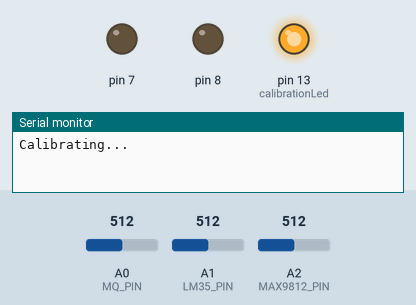
A sketch run on a simulated Arduino Uno, built with avr-gcc and run on an emulated ATmega328P. Shown: output pins drawn as LEDs (lit = HIGH), the last lines printed to the serial monitor. Inputs (shaded band) come from the test bench; at power-on: A0 (MQ_PIN) = 512, A1 (LM35_PIN) = 512, A2 (MAX9812_PIN) = 512.

Above: at 5.1 s.
At 30.1 s:
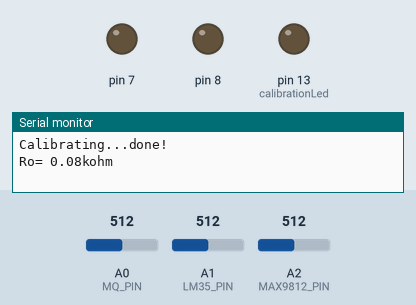
At 32.6 s:
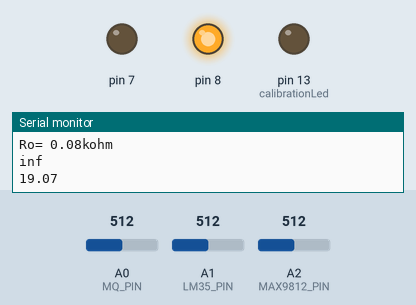
Timing chart, 0 to 34.1 s (numbered marks = the images above):
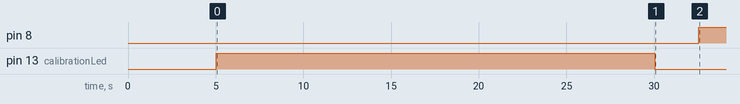

Measured:
- by itself, pin 8: LOW → HIGH at 32.5 s

The sketch:

ArduinoUNO.ino
```cpp
#include <SoftwareSerial.h>
#include <stdio.h>
#include <string.h>

/******************************************************DEFINICIÓN DE VARIABLES************************************************************/
//Sonido
const int sensitivity = -58;     // Sensibilidad del micrófono en dB
const int gain = 20;             // op-amp gain dB
const int MAX9812_PIN = 2;
const int sampleWindow = 1000;  //sample for 1000 milliseconds
float S_MAX;
//Temperatura
#define SAMPLES_FAST_AVERAGE   64
#define SAMPLES_TO_AVERAGE    100
int lectura;
float RawTemp;
float temperatura_deseada;
float tempC;
const int LM35_PIN = 1;
float T_MIN;
float T_MAX;
//Gas
const int calibrationLed = 13;                      //when the calibration start , LED pin 13 will light up , off when finish calibrating
const int MQ_PIN = A0;                                //define which analog input channel you are going to use
int RL_VALUE = 1;                                     //define the load resistance on the board, in kilo ohms
float RO_CLEAN_AIR_FACTOR =11.97;                     //RO_CLEAR_AIR_FACTOR=(Sensor resistance in clean air)/RO,
                                                    //which is derived from the chart in datasheet
int CALIBARAION_SAMPLE_TIMES=50;                    //define how many samples you are going to take in the calibration phase
int CALIBRATION_SAMPLE_INTERVAL=500;                //define the time interal(in milisecond) between each samples in the
                                                    //cablibration phase
int READ_SAMPLE_INTERVAL=50;                        //define how many samples you are going to take in normal operation
int READ_SAMPLE_TIMES=5;                            //define the time interal(in milisecond) between each samples in
                                                    //normal operation
float           CO2Curve[3]  =  {2,0.04,-0.46};
float           COCurve[3]  =  {2,0.20,-0.19};
float           ALCurve[3] ={2,-0.036,-0.35};
float           NH4Curve[3] ={2,-0.046,-0.206};
float           TOCurve[3] ={2,-0.097,-0.299};
float           ACCurve[3] ={2,-0.125,-0.371};
float           Ro           =  10;                 //Ro está inicializado en 10kohm
float CO2_MAX;
float CO_MAX;
float NH4_MAX;
float TO_MAX;

#define         GAS_CO2             0
#define         GAS_CO              1
#define         GAS_AL              2
#define         GAS_NH4             3
#define         GAS_TO              4
#define         GAS_AC              5

const byte espRx = 6;
const byte espTx = 5;
SoftwareSerial SerialEsp(espTx, espRx);
//*******************************************************CALIBRACION MQ135***************************************************************
long  MQGetPercentage(float rs_ro_ratio, float *pcurve)
{
  return (pow(10,( ((log(rs_ro_ratio)-pcurve[1])/pcurve[2]) + pcurve[0])));
}

long MQGetGasPercentage(float rs_ro_ratio, int gas_id)
{
  if ( gas_id == GAS_CO2 ) {
     return MQGetPercentage(rs_ro_ratio,CO2Curve);
  } else if ( gas_id == GAS_CO ) {
     return MQGetPercentage(rs_ro_ratio,COCurve);
  } else if ( gas_id == GAS_AL ) {
     return MQGetPercentage(rs_ro_ratio,ALCurve);
  } else if ( gas_id == GAS_NH4 ) {
     return MQGetPercentage(rs_ro_ratio,NH4Curve);
  } else if ( gas_id == GAS_TO ) {
     return MQGetPercentage(rs_ro_ratio,TOCurve);
  } else if ( gas_id == GAS_AC ) {
     return MQGetPercentage(rs_ro_ratio,ACCurve);
  }

  return 0;
}

float MQRead(int mq_pin)
{
  int i;
  float rs=0;

  for (i=0;i<READ_SAMPLE_TIMES;i++) {
    rs += MQResistanceCalculation(analogRead(mq_pin));
    delay(READ_SAMPLE_INTERVAL);
  }

  rs = rs/READ_SAMPLE_TIMES;

  return rs;
}

float MQCalibration(int mq_pin)
{
  int i;
  float val=0;

  for (i=0;i<CALIBARAION_SAMPLE_TIMES;i++) {            //take multiple samples
    val += MQResistanceCalculation(analogRead(mq_pin));
    delay(CALIBRATION_SAMPLE_INTERVAL);
  }
  val = val/CALIBARAION_SAMPLE_TIMES;                   //calculate the average value
  val = val/RO_CLEAN_AIR_FACTOR;                        //divided by RO_CLEAN_AIR_FACTOR yields the Ro
  return val;                                           //according to the chart in the datasheet

}

float MQResistanceCalculation(int raw_adc)
{
  return ( ((float)RL_VALUE*(1023-raw_adc)/raw_adc));
}

//***********************************************************FUNCIONES DE MEDICIÓN***************************************************************
double medirSonido(const int sensitivity, const int gain, const int MAX9812_PIN, const int sampleWindow){
  unsigned int sample;
  unsigned long startMillis= millis();  // Start of sample window
  unsigned int peakToPeak = 0;         // peak-to-peak level
  unsigned int signalMax = 0;
  unsigned int signalMin = 1024;       // 10 bit ADC = 2^10

  // collect data for Sample window width in mS
  while (millis() - startMillis < sampleWindow){
    sample = analogRead(MAX9812_PIN);

    if (sample < 1024){  // toss out spurious readings
      // see if you have a new maxValue
      if (sample > signalMax){
        signalMax = sample;  // save just the max levels
      }else if (sample < signalMin){
        signalMin = sample;  // save just the min levels
      }
    }
  }
  peakToPeak = signalMax - signalMin;               // max - min = peak-peak amplitude
  double volts = ((peakToPeak * 5.0) / 1024)*10;    // convert to volts,gain 20db  = 10V
                                                    // Uno/Mega analogRead() voltages between 0 and 5 volts into integer values between 0 and 1023
                                                    // change if have different board

  double volts_db = 20*log10(volts/0.001259);
  double spl_db = volts_db + 94 + sensitivity - gain;
  return volts_db;
}

float medirTemperatura(){
  int lectura;

  lectura = analogRead(A1);  //asignacion de lo que se mida en la variable sensor, a la variable lectura
  RawTemp = lectura / 9.31;        //ATENCION, al cambiar la ref analogica del arduino de 5v a 1.1v se tiene que reformular la ec. para obtener la temperatura de tal forma que
                               // se divide 1./1024 = 0.001074V = 1.0742 mV. Si 10mV es igual a 1 grado Celsius, 10 / 1.0742 = ~ 9,31.
                              // Así, por cada cambio de 9,31 en la lectura analógica, hay un grado de cambio de temperatura.

  tempC = tempC  + (RawTemp - tempC) / SAMPLES_TO_AVERAGE;   // aca ya trae 100 muestras previas promediadas.
  return (tempC-16);
}

float * medirGas(const int calibrationLed, const int MQ_PIN, int RL_VALUE, float RO_CLEAN_AIR_FACTOR, float Ro){
  long iPPM_CO2 = 0;
  long iPPM_CO = 0;
  long iPPM_AL = 0;
  long iPPM_NH4 = 0;
  long iPPM_TO = 0;
  long iPPM_AC = 0;
  static float f[4];
  iPPM_CO2 = MQGetGasPercentage(MQRead(MQ_PIN)/Ro,GAS_CO2);
  iPPM_CO = MQGetGasPercentage(MQRead(MQ_PIN)/Ro,GAS_CO);
  iPPM_AL = MQGetGasPercentage(MQRead(MQ_PIN)/Ro,GAS_AL);
  iPPM_NH4 = MQGetGasPercentage(MQRead(MQ_PIN)/Ro,GAS_NH4);
  iPPM_TO = MQGetGasPercentage(MQRead(MQ_PIN)/Ro,GAS_TO);
  iPPM_AC = MQGetGasPercentage(MQRead(MQ_PIN)/Ro,GAS_AC);
  f[0] = float (iPPM_CO);
  f[1] = float (iPPM_CO2);
  f[2] = float (iPPM_NH4);
  f[3] = float (iPPM_TO);
  return f;
}
float * getParametros(String parametros){
  // La función entrega un puntero a arreglo. Para crear el arreglo se debe hacer del modo
  // string *Resultado;
  // Resultado = getMediciones(mediciones);
  // Luego, Resultado[0] -> Sonido, Resultado[1] -> Temperatura, Resultado[2] -> CO, Resultado[3] -> CO2, Resultado[4] -> NH4, Resultado[5] -> Tolueno
  static float r[7];
  char envio[parametros.length()];
  strcpy(envio, parametros.c_str());

  String parametrosDos[7];
  char delimitador[] = "|";
  char *token = strtok(envio, delimitador);
  int j = 0;
  if(token != NULL){
    while(token != NULL){
      if(j>0){
        parametrosDos[j]=token;
      }
      token = strtok(NULL, delimitador);
      j++;
    }
  }
  for (int i = 1; i < 8; i++){
    r[i-1] = strtod(parametrosDos[i].c_str(), NULL);
  }
  return r;
}
void setup() {
  Serial.begin(9600);

  //Temperatura
  //pinMode(LM35_PIN, INPUT);
  for (int i= 0; i<SAMPLES_TO_AVERAGE; i++) {
       lectura = analogRead(LM35_PIN);  //asignacion de lo que se mida en la variable sensor, a la variable lectura
    RawTemp = lectura / 9.31;        //ATENCION, al cambiar la ref analogica del arduino de 5v a 1.1v se tiene que reformular la ec. para obtener la temperatura de tal forma que
                               // se divide 1./1024 = 0.001074V = 1.0742 mV. Si 10mV es igual a 1 grado Celsius, 10 / 1.0742 = ~ 9,31.
                              // Así, por cada cambio de 9,31 en la lectura analógica, hay un grado de cambio de temperatura.

      tempC = tempC  + (RawTemp - tempC) / SAMPLES_TO_AVERAGE;   // para la primer iteraccion veran que RawTemp vale 0 y que 0 - 0 + tempC toma el primer valor
    delay(50);
   }

  pinMode(7, OUTPUT);
  pinMode(8, OUTPUT);
  //Gas
  pinMode(calibrationLed,OUTPUT);
  digitalWrite(calibrationLed,HIGH);
  Serial.print("Calibrating...");

  Ro = MQCalibration(MQ_PIN);
  digitalWrite(calibrationLed,LOW);

  Serial.println("done!");
  Serial.print("Ro= ");
  Serial.print(Ro);
  Serial.println("kohm\n");

  const byte espRx = 6;
  const byte espTx = 5;
  SerialEsp.begin(9600);
}

void loop() {
  if (SerialEsp.available() > 0) {
    String mensajeRecibido = SerialEsp.readStringUntil('\r');
    float *Resultado;
    Resultado = getParametros(mensajeRecibido);
    bool isValid = false;
    T_MIN = Resultado[0];
    T_MAX = Resultado[1];
    S_MAX = Resultado[2];
    CO2_MAX = Resultado[3];
    CO_MAX = Resultado[4];
    TO_MAX = Resultado[5];
    NH4_MAX = Resultado[6];
    for (int i = 0; i < 7; i++){
      if(Resultado[i] != 0.0){
        isValid = true;
      }
    }
    if (isValid == false){
      return;
    }
    Serial.print("Parametros recibidos: ");
    for (int i = 0; i < 7; i++){
      if(i != 6){
        Serial.print(Resultado[i]);
        Serial.print(", ");
      }else{
        Serial.println(Resultado[i]);
      }
    }
  }
  double sonido = medirSonido(sensitivity, gain, MAX9812_PIN, sampleWindow);
  Serial.println(sonido);

  float temperatura = medirTemperatura();
  Serial.println(temperatura);

  float *p;
  p = medirGas(calibrationLed, MQ_PIN, RL_VALUE, RO_CLEAN_AIR_FACTOR, Ro);
  if(sonido >= S_MAX || temperatura <= T_MIN || temperatura >= T_MAX || p[0] >= CO_MAX || p[1] >= CO2_MAX || p[2] >= NH4_MAX || p[3] >= TO_MAX){
    digitalWrite(7, LOW);
    digitalWrite(8, HIGH);
    delay(500);
  }else{
    digitalWrite(8, LOW);
    digitalWrite(7, HIGH);
    delay(500);
  }
  String mensajeParaEnviar = "0|" + (String)sonido + "|" + (String)temperatura + "|" + (String)p[0] + "|" + (String)p[1] + "|" + (String)p[2] + "|" + (String)p[3];
  Serial.println(mensajeParaEnviar);
  SerialEsp.println(mensajeParaEnviar);

  delay(2000);
}
```
